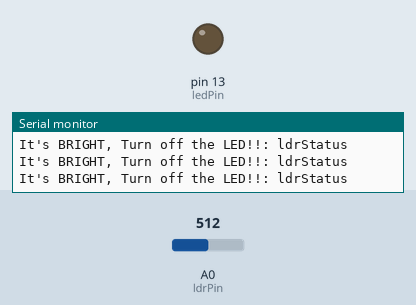
This sketch was run on a simulated Arduino Uno, built with avr-gcc and run on an emulated ATmega328P. Shown: output pins drawn as LEDs (lit = HIGH), the last lines printed to the serial monitor. Inputs (shaded band) come from the test bench; at power-on: A0 (ldrPin) = 512.

Above: at 1.2 s.
1.3 s: A0 (ldrPin) set to 217
2.8 s: A0 (ldrPin) set to 186
At 4.1 s:
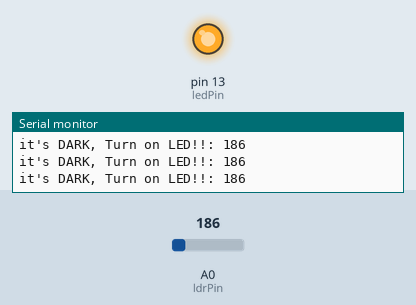
Timing chart, 0 to 5.8 s (numbered marks = the images above; inputs shaded):
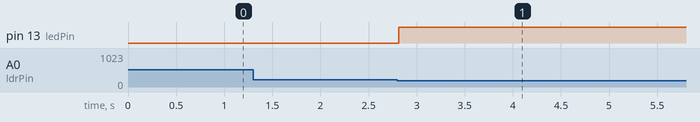

Measured:
- the behaviour switches between 201 and 200 on A0 (ldrPin) (found by bisection; images 0 and 1)
- after the input at 2.8 s, pin 13 (ledPin): LOW → HIGH at once

The sketch:

sketch_feb06a.ino
```cpp
const int ldrPin = A0;
const int ledPin = 13;

void setup() {
  Serial.begin(9600);
  pinMode(ldrPin,INPUT);
  pinMode(ledPin,OUTPUT);
}

void loop() {
  int ldrStatus = analogRead(ldrPin);
  if (ldrStatus <= 200) {
    // value ambient saya sedikit lebih rendah. Karena cahaya diruangan berbeda2,
    // jadi mari kita cari batasan rendahnya, dengan menutup LDR dengan tangan. Dapat dilihat nilai di monitor panel berubah.
    // Dapat disimpulkan bahwa value ambient terendah adalah 200
    // LED berhasil berkedip

    digitalWrite(ledPin,HIGH);
    Serial.print("it's DARK, Turn on LED!!: ");
    Serial.println(ldrStatus);
  } else {
    digitalWrite(ledPin, LOW);
    Serial.print("It's BRIGHT, Turn off the LED!!: ");
    Serial.println("ldrStatus");
  }
}
```
